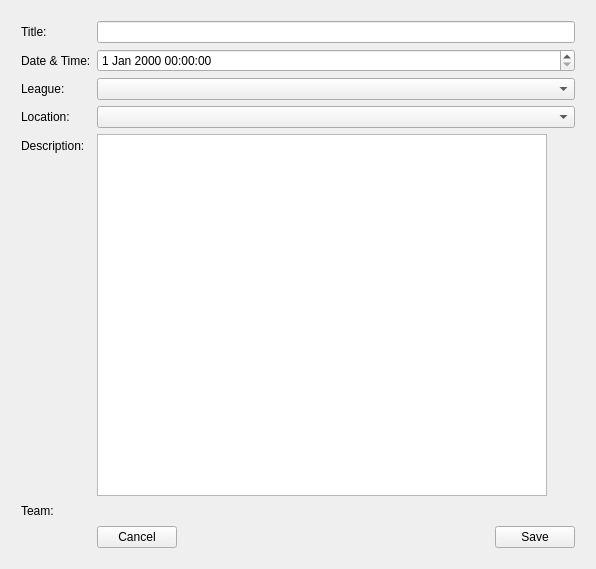
<?xml version="1.0" encoding="UTF-8"?>
<ui version="4.0">
 <class>Form</class>
 <widget class="QWidget" name="Form">
  <property name="geometry">
   <rect>
    <x>0</x>
    <y>0</y>
    <width>596</width>
    <height>569</height>
   </rect>
  </property>
  <property name="sizePolicy">
   <sizepolicy hsizetype="Expanding" vsizetype="Expanding">
    <horstretch>0</horstretch>
    <verstretch>0</verstretch>
   </sizepolicy>
  </property>
  <property name="windowTitle">
   <string>Form</string>
  </property>
  <layout class="QVBoxLayout" name="verticalLayout">
   <property name="leftMargin">
    <number>0</number>
   </property>
   <property name="topMargin">
    <number>0</number>
   </property>
   <property name="rightMargin">
    <number>0</number>
   </property>
   <property name="bottomMargin">
    <number>0</number>
   </property>
   <item>
    <widget class="QWidget" name="borderWidget" native="true">
     <property name="styleSheet">
      <string notr="true">QWidget#borderWidget{border-width : 1px; border-style : solid; border-color : black; border-radius : 7px}&quot;)
</string>
     </property>
     <layout class="QHBoxLayout" name="horizontalLayout_2">
      <item>
       <layout class="QFormLayout" name="formLayout_2">
        <property name="leftMargin">
         <number>12</number>
        </property>
        <property name="topMargin">
         <number>12</number>
        </property>
        <property name="rightMargin">
         <number>12</number>
        </property>
        <property name="bottomMargin">
         <number>12</number>
        </property>
        <item row="0" column="0">
         <widget class="QLabel" name="title_label_3">
          <property name="styleSheet">
           <string notr="true"/>
          </property>
          <property name="text">
           <string>Title:</string>
          </property>
         </widget>
        </item>
        <item row="0" column="1">
         <widget class="QLineEdit" name="title_edit_3">
          <property name="minimumSize">
           <size>
            <width>250</width>
            <height>0</height>
           </size>
          </property>
         </widget>
        </item>
        <item row="1" column="0">
         <widget class="QLabel" name="date_label_3">
          <property name="text">
           <string>Date &amp; Time:</string>
          </property>
         </widget>
        </item>
        <item row="1" column="1">
         <widget class="QDateTimeEdit" name="dateTime_edit_3">
          <property name="minimumSize">
           <size>
            <width>100</width>
            <height>0</height>
           </size>
          </property>
         </widget>
        </item>
        <item row="2" column="0">
         <widget class="QLabel" name="lig_label_5">
          <property name="text">
           <string>League:</string>
          </property>
         </widget>
        </item>
        <item row="2" column="1">
         <widget class="QComboBox" name="lig_combo_5">
          <property name="sizePolicy">
           <sizepolicy hsizetype="Expanding" vsizetype="Fixed">
            <horstretch>100</horstretch>
            <verstretch>0</verstretch>
           </sizepolicy>
          </property>
          <property name="minimumSize">
           <size>
            <width>150</width>
            <height>0</height>
           </size>
          </property>
         </widget>
        </item>
        <item row="3" column="0">
         <widget class="QLabel" name="location_label_3">
          <property name="text">
           <string>Location:</string>
          </property>
         </widget>
        </item>
        <item row="3" column="1">
         <widget class="QComboBox" name="location_combo_3">
          <property name="minimumSize">
           <size>
            <width>200</width>
            <height>0</height>
           </size>
          </property>
         </widget>
        </item>
        <item row="4" column="0">
         <widget class="QLabel" name="description_label_5">
          <property name="text">
           <string>Description:</string>
          </property>
         </widget>
        </item>
        <item row="4" column="1">
         <widget class="QTextEdit" name="description_edit_5">
          <property name="maximumSize">
           <size>
            <width>450</width>
            <height>16777215</height>
           </size>
          </property>
         </widget>
        </item>
        <item row="5" column="0">
         <widget class="QLabel" name="team_label_3">
          <property name="text">
           <string>Team:</string>
          </property>
         </widget>
        </item>
        <item row="5" column="1">
         <widget class="QWidget" name="teamWidget_3" native="true">
          <property name="maximumSize">
           <size>
            <width>450</width>
            <height>16777215</height>
           </size>
          </property>
          <layout class="QHBoxLayout" name="horizontalLayout">
           <item>
            <layout class="QVBoxLayout" name="teamWidgetLayout"/>
           </item>
          </layout>
         </widget>
        </item>
        <item row="6" column="1">
         <layout class="QHBoxLayout" name="row7_hlyaout">
          <item>
           <widget class="QPushButton" name="cancel_btn">
            <property name="text">
             <string>Cancel</string>
            </property>
           </widget>
          </item>
          <item>
           <spacer name="horizontalSpacer">
            <property name="orientation">
             <enum>Qt::Horizontal</enum>
            </property>
            <property name="sizeHint" stdset="0">
             <size>
              <width>40</width>
              <height>20</height>
             </size>
            </property>
           </spacer>
          </item>
          <item>
           <widget class="QPushButton" name="save_btn">
            <property name="text">
             <string>Save</string>
            </property>
           </widget>
          </item>
         </layout>
        </item>
       </layout>
      </item>
     </layout>
    </widget>
   </item>
  </layout>
 </widget>
 <resources/>
 <connections/>
</ui>
